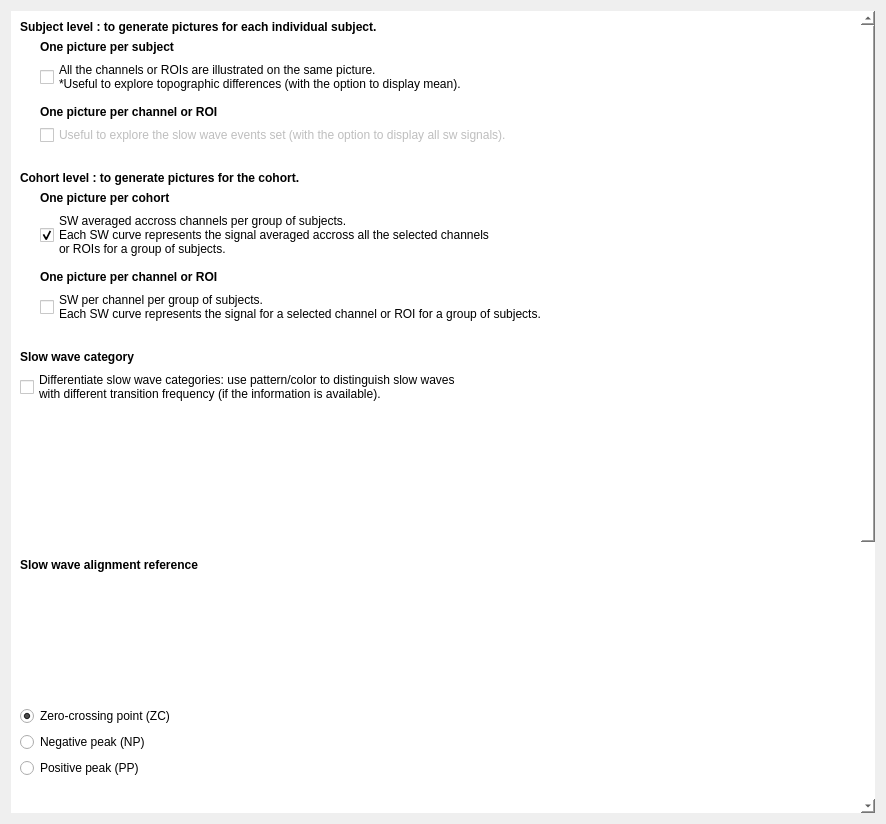
<?xml version="1.0" encoding="UTF-8"?>
<ui version="4.0">
 <class>OutputFiles</class>
 <widget class="QWidget" name="OutputFiles">
  <property name="geometry">
   <rect>
    <x>0</x>
    <y>0</y>
    <width>886</width>
    <height>824</height>
   </rect>
  </property>
  <property name="windowTitle">
   <string/>
  </property>
  <property name="styleSheet">
   <string notr="true">font: 12pt &quot;Roboto&quot;;</string>
  </property>
  <layout class="QVBoxLayout" name="verticalLayout_5">
   <item>
    <widget class="QScrollArea" name="scrollArea">
     <property name="sizePolicy">
      <sizepolicy hsizetype="Expanding" vsizetype="Expanding">
       <horstretch>0</horstretch>
       <verstretch>0</verstretch>
      </sizepolicy>
     </property>
     <property name="minimumSize">
      <size>
       <width>0</width>
       <height>0</height>
      </size>
     </property>
     <property name="maximumSize">
      <size>
       <width>16777215</width>
       <height>16777215</height>
      </size>
     </property>
     <property name="styleSheet">
      <string notr="true">background-color: rgb(255, 255, 255);</string>
     </property>
     <property name="frameShape">
      <enum>QFrame::Shape::NoFrame</enum>
     </property>
     <property name="frameShadow">
      <enum>QFrame::Shadow::Plain</enum>
     </property>
     <property name="lineWidth">
      <number>0</number>
     </property>
     <property name="verticalScrollBarPolicy">
      <enum>Qt::ScrollBarPolicy::ScrollBarAlwaysOn</enum>
     </property>
     <property name="horizontalScrollBarPolicy">
      <enum>Qt::ScrollBarPolicy::ScrollBarAlwaysOff</enum>
     </property>
     <property name="widgetResizable">
      <bool>true</bool>
     </property>
     <property name="alignment">
      <set>Qt::AlignmentFlag::AlignLeading|Qt::AlignmentFlag::AlignLeft|Qt::AlignmentFlag::AlignTop</set>
     </property>
     <widget class="QWidget" name="scrollAreaWidgetContents">
      <property name="geometry">
       <rect>
        <x>0</x>
        <y>0</y>
        <width>862</width>
        <height>1200</height>
       </rect>
      </property>
      <property name="sizePolicy">
       <sizepolicy hsizetype="Preferred" vsizetype="Maximum">
        <horstretch>0</horstretch>
        <verstretch>1</verstretch>
       </sizepolicy>
      </property>
      <property name="minimumSize">
       <size>
        <width>862</width>
        <height>1200</height>
       </size>
      </property>
      <property name="maximumSize">
       <size>
        <width>900</width>
        <height>1200</height>
       </size>
      </property>
      <property name="layoutDirection">
       <enum>Qt::LayoutDirection::LeftToRight</enum>
      </property>
      <layout class="QVBoxLayout" name="verticalLayout_8">
       <item>
        <layout class="QVBoxLayout" name="verticalLayout_10">
         <item>
          <widget class="QLabel" name="label_3">
           <property name="text">
            <string>&lt;html&gt;&lt;head/&gt;&lt;body&gt;&lt;p&gt;&lt;span style=&quot; font-weight:600;&quot;&gt;Subject level : to generate pictures for each individual subject.&lt;/span&gt;&lt;/p&gt;&lt;/body&gt;&lt;/html&gt;</string>
           </property>
          </widget>
         </item>
         <item>
          <layout class="QHBoxLayout" name="horizontalLayout">
           <item>
            <spacer name="horizontalSpacer_2">
             <property name="orientation">
              <enum>Qt::Orientation::Horizontal</enum>
             </property>
             <property name="sizeType">
              <enum>QSizePolicy::Policy::Fixed</enum>
             </property>
             <property name="sizeHint" stdset="0">
              <size>
               <width>20</width>
               <height>20</height>
              </size>
             </property>
            </spacer>
           </item>
           <item>
            <layout class="QVBoxLayout" name="verticalLayout">
             <item>
              <widget class="QLabel" name="label_9">
               <property name="text">
                <string>&lt;html&gt;&lt;head/&gt;&lt;body&gt;&lt;p&gt;&lt;span style=&quot; font-weight:600;&quot;&gt;One picture per subject&lt;/span&gt;&lt;/p&gt;&lt;/body&gt;&lt;/html&gt;</string>
               </property>
              </widget>
             </item>
             <item>
              <widget class="QCheckBox" name="checkBox_subject_avg">
               <property name="toolTip">
                <string>Check the display option 'MEAN' in order to check this option.</string>
               </property>
               <property name="text">
                <string>All the channels or ROIs are illustrated on the same picture.
*Useful to explore topographic differences (with the option to display mean).</string>
               </property>
              </widget>
             </item>
             <item>
              <spacer name="verticalSpacer_6">
               <property name="orientation">
                <enum>Qt::Orientation::Vertical</enum>
               </property>
               <property name="sizeType">
                <enum>QSizePolicy::Policy::Fixed</enum>
               </property>
               <property name="sizeHint" stdset="0">
                <size>
                 <width>20</width>
                 <height>5</height>
                </size>
               </property>
              </spacer>
             </item>
             <item>
              <widget class="QLabel" name="label_10">
               <property name="text">
                <string>&lt;html&gt;&lt;head/&gt;&lt;body&gt;&lt;p&gt;&lt;span style=&quot; font-weight:600;&quot;&gt;One picture per channel or ROI&lt;/span&gt;&lt;/p&gt;&lt;/body&gt;&lt;/html&gt;</string>
               </property>
              </widget>
             </item>
             <item>
              <widget class="QCheckBox" name="checkBox_subject_sel">
               <property name="enabled">
                <bool>false</bool>
               </property>
               <property name="toolTip">
                <string>Check the display option 'Display all the SW' in order to check this option.</string>
               </property>
               <property name="text">
                <string>Useful to explore the slow wave events set (with the option to display all sw signals).</string>
               </property>
              </widget>
             </item>
            </layout>
           </item>
          </layout>
         </item>
        </layout>
       </item>
       <item>
        <spacer name="verticalSpacer_3">
         <property name="orientation">
          <enum>Qt::Orientation::Vertical</enum>
         </property>
         <property name="sizeType">
          <enum>QSizePolicy::Policy::Fixed</enum>
         </property>
         <property name="sizeHint" stdset="0">
          <size>
           <width>20</width>
           <height>20</height>
          </size>
         </property>
        </spacer>
       </item>
       <item>
        <layout class="QVBoxLayout" name="verticalLayout_11">
         <property name="sizeConstraint">
          <enum>QLayout::SizeConstraint::SetNoConstraint</enum>
         </property>
         <item>
          <widget class="QLabel" name="label_2">
           <property name="text">
            <string>&lt;html&gt;&lt;head/&gt;&lt;body&gt;&lt;p&gt;&lt;span style=&quot; font-weight:600;&quot;&gt;Cohort level : to generate pictures for the cohort.&lt;/span&gt;&lt;/p&gt;&lt;/body&gt;&lt;/html&gt;</string>
           </property>
          </widget>
         </item>
         <item>
          <layout class="QHBoxLayout" name="horizontalLayout_2">
           <item>
            <spacer name="horizontalSpacer">
             <property name="orientation">
              <enum>Qt::Orientation::Horizontal</enum>
             </property>
             <property name="sizeType">
              <enum>QSizePolicy::Policy::Fixed</enum>
             </property>
             <property name="sizeHint" stdset="0">
              <size>
               <width>20</width>
               <height>20</height>
              </size>
             </property>
            </spacer>
           </item>
           <item>
            <layout class="QVBoxLayout" name="verticalLayout_2">
             <item>
              <widget class="QLabel" name="label_11">
               <property name="text">
                <string>&lt;html&gt;&lt;head/&gt;&lt;body&gt;&lt;p&gt;&lt;span style=&quot; font-weight:600;&quot;&gt;One picture per cohort&lt;/span&gt;&lt;/p&gt;&lt;/body&gt;&lt;/html&gt;</string>
               </property>
              </widget>
             </item>
             <item>
              <widget class="QCheckBox" name="checkBox_cohort_avg">
               <property name="text">
                <string>SW averaged accross channels per group of subjects.
Each SW curve represents the signal averaged accross all the selected channels
or ROIs for a group of subjects.</string>
               </property>
               <property name="checked">
                <bool>true</bool>
               </property>
              </widget>
             </item>
             <item>
              <spacer name="verticalSpacer_7">
               <property name="orientation">
                <enum>Qt::Orientation::Vertical</enum>
               </property>
               <property name="sizeType">
                <enum>QSizePolicy::Policy::Fixed</enum>
               </property>
               <property name="sizeHint" stdset="0">
                <size>
                 <width>20</width>
                 <height>5</height>
                </size>
               </property>
              </spacer>
             </item>
             <item>
              <widget class="QLabel" name="label_12">
               <property name="text">
                <string>&lt;html&gt;&lt;head/&gt;&lt;body&gt;&lt;p&gt;&lt;span style=&quot; font-weight:600;&quot;&gt;One picture per channel or ROI&lt;/span&gt;&lt;/p&gt;&lt;/body&gt;&lt;/html&gt;</string>
               </property>
              </widget>
             </item>
             <item>
              <widget class="QCheckBox" name="checkBox_cohort_sel">
               <property name="text">
                <string>SW per channel per group of subjects.
Each SW curve represents the signal for a selected channel or ROI for a group of subjects.</string>
               </property>
              </widget>
             </item>
            </layout>
           </item>
          </layout>
         </item>
        </layout>
       </item>
       <item>
        <spacer name="verticalSpacer_4">
         <property name="orientation">
          <enum>Qt::Orientation::Vertical</enum>
         </property>
         <property name="sizeType">
          <enum>QSizePolicy::Policy::Fixed</enum>
         </property>
         <property name="sizeHint" stdset="0">
          <size>
           <width>20</width>
           <height>20</height>
          </size>
         </property>
        </spacer>
       </item>
       <item>
        <layout class="QVBoxLayout" name="verticalLayout_7">
         <item>
          <widget class="QLabel" name="label_8">
           <property name="text">
            <string>&lt;html&gt;&lt;head/&gt;&lt;body&gt;&lt;p&gt;&lt;span style=&quot; font-weight:600;&quot;&gt;Slow wave category&lt;/span&gt;&lt;/p&gt;&lt;/body&gt;&lt;/html&gt;</string>
           </property>
          </widget>
         </item>
         <item>
          <widget class="QCheckBox" name="checkBox_category">
           <property name="text">
            <string>Differentiate slow wave categories: use pattern/color to distinguish slow waves
with different transition frequency (if the information is available).</string>
           </property>
          </widget>
         </item>
        </layout>
       </item>
       <item>
        <spacer name="verticalSpacer_8">
         <property name="orientation">
          <enum>Qt::Orientation::Vertical</enum>
         </property>
         <property name="sizeType">
          <enum>QSizePolicy::Policy::Fixed</enum>
         </property>
         <property name="sizeHint" stdset="0">
          <size>
           <width>20</width>
           <height>20</height>
          </size>
         </property>
        </spacer>
       </item>
       <item>
        <layout class="QHBoxLayout" name="horizontalLayout_6">
         <item>
          <layout class="QVBoxLayout" name="verticalLayout_6">
           <item>
            <widget class="QLabel" name="label_6">
             <property name="text">
              <string>&lt;html&gt;&lt;head/&gt;&lt;body&gt;&lt;p&gt;&lt;span style=&quot; font-weight:600;&quot;&gt;Slow wave alignment reference&lt;/span&gt;&lt;/p&gt;&lt;/body&gt;&lt;/html&gt;</string>
             </property>
            </widget>
           </item>
           <item>
            <layout class="QVBoxLayout" name="verticalLayout_4">
             <property name="sizeConstraint">
              <enum>QLayout::SizeConstraint::SetMinimumSize</enum>
             </property>
             <item>
              <widget class="QRadioButton" name="radioButton_zc">
               <property name="text">
                <string>Zero-crossing point (ZC)</string>
               </property>
               <property name="checked">
                <bool>true</bool>
               </property>
               <attribute name="buttonGroup">
                <string notr="true">buttonGroup_align</string>
               </attribute>
              </widget>
             </item>
             <item>
              <widget class="QRadioButton" name="radioButton_np">
               <property name="text">
                <string>Negative peak (NP)</string>
               </property>
               <attribute name="buttonGroup">
                <string notr="true">buttonGroup_align</string>
               </attribute>
              </widget>
             </item>
             <item>
              <widget class="QRadioButton" name="radioButton_pp">
               <property name="text">
                <string>Positive peak (PP)</string>
               </property>
               <attribute name="buttonGroup">
                <string notr="true">buttonGroup_align</string>
               </attribute>
              </widget>
             </item>
             <item>
              <spacer name="verticalSpacer">
               <property name="orientation">
                <enum>Qt::Orientation::Vertical</enum>
               </property>
               <property name="sizeType">
                <enum>QSizePolicy::Policy::Fixed</enum>
               </property>
               <property name="sizeHint" stdset="0">
                <size>
                 <width>20</width>
                 <height>150</height>
                </size>
               </property>
              </spacer>
             </item>
            </layout>
           </item>
          </layout>
         </item>
         <item>
          <layout class="QHBoxLayout" name="horizontalLayout_4">
           <item>
            <spacer name="horizontalSpacer_5">
             <property name="orientation">
              <enum>Qt::Orientation::Horizontal</enum>
             </property>
             <property name="sizeType">
              <enum>QSizePolicy::Policy::Fixed</enum>
             </property>
             <property name="sizeHint" stdset="0">
              <size>
               <width>130</width>
               <height>20</height>
              </size>
             </property>
            </spacer>
           </item>
           <item>
            <widget class="QLabel" name="label_7">
             <property name="sizePolicy">
              <sizepolicy hsizetype="Expanding" vsizetype="Expanding">
               <horstretch>0</horstretch>
               <verstretch>0</verstretch>
              </sizepolicy>
             </property>
             <property name="minimumSize">
              <size>
               <width>0</width>
               <height>250</height>
              </size>
             </property>
             <property name="contextMenuPolicy">
              <enum>Qt::ContextMenuPolicy::NoContextMenu</enum>
             </property>
             <property name="layoutDirection">
              <enum>Qt::LayoutDirection::LeftToRight</enum>
             </property>
             <property name="autoFillBackground">
              <bool>false</bool>
             </property>
             <property name="lineWidth">
              <number>0</number>
             </property>
             <property name="text">
              <string/>
             </property>
             <property name="text"><string/></property>
             <property name="scaledContents">
              <bool>false</bool>
             </property>
             <property name="alignment">
              <set>Qt::AlignmentFlag::AlignCenter</set>
             </property>
             <property name="wordWrap">
              <bool>false</bool>
             </property>
             <property name="margin">
              <number>0</number>
             </property>
             <property name="indent">
              <number>0</number>
             </property>
            </widget>
           </item>
           <item>
            <spacer name="horizontalSpacer_4">
             <property name="orientation">
              <enum>Qt::Orientation::Horizontal</enum>
             </property>
             <property name="sizeType">
              <enum>QSizePolicy::Policy::Expanding</enum>
             </property>
             <property name="sizeHint" stdset="0">
              <size>
               <width>40</width>
               <height>20</height>
              </size>
             </property>
            </spacer>
           </item>
          </layout>
         </item>
        </layout>
       </item>
       <item>
        <spacer name="verticalSpacer_9">
         <property name="orientation">
          <enum>Qt::Orientation::Vertical</enum>
         </property>
         <property name="sizeType">
          <enum>QSizePolicy::Policy::Fixed</enum>
         </property>
         <property name="sizeHint" stdset="0">
          <size>
           <width>20</width>
           <height>20</height>
          </size>
         </property>
        </spacer>
       </item>
       <item>
        <layout class="QVBoxLayout" name="verticalLayout_3">
         <item>
          <widget class="QLabel" name="label">
           <property name="text">
            <string>&lt;html&gt;&lt;head/&gt;&lt;body&gt;&lt;p&gt;&lt;span style=&quot; font-weight:600;&quot;&gt;Display Options&lt;/span&gt;&lt;/p&gt;&lt;/body&gt;&lt;/html&gt;</string>
           </property>
          </widget>
         </item>
         <item>
          <widget class="QRadioButton" name="radioButton_all">
           <property name="text">
            <string>Display all the SW signal curves on the picture.</string>
           </property>
           <attribute name="buttonGroup">
            <string notr="true">buttonGroup_mean</string>
           </attribute>
          </widget>
         </item>
         <item>
          <widget class="QRadioButton" name="radioButton_mean">
           <property name="text">
            <string>MEAN : Display only the mean SW curve</string>
           </property>
           <attribute name="buttonGroup">
            <string notr="true">buttonGroup_mean</string>
           </attribute>
          </widget>
         </item>
         <item>
          <widget class="QRadioButton" name="radioButton_meanstd">
           <property name="sizePolicy">
            <sizepolicy hsizetype="Minimum" vsizetype="Fixed">
             <horstretch>0</horstretch>
             <verstretch>0</verstretch>
            </sizepolicy>
           </property>
           <property name="minimumSize">
            <size>
             <width>0</width>
             <height>0</height>
            </size>
           </property>
           <property name="text">
            <string>MEAN + STD : Display the mean SW curve in bold line
and the SW curve standard deviation in gray shaded area.</string>
           </property>
           <property name="checked">
            <bool>true</bool>
           </property>
           <attribute name="buttonGroup">
            <string notr="true">buttonGroup_mean</string>
           </attribute>
          </widget>
         </item>
         <item>
          <widget class="QCheckBox" name="checkBox_inverse">
           <property name="text">
            <string>Inverse the SW signal curves to display negative up.</string>
           </property>
          </widget>
         </item>
         <item>
          <layout class="QHBoxLayout" name="horizontalLayout_5">
           <item>
            <widget class="QCheckBox" name="checkBox_force_axis">
             <property name="toolTip">
              <string>Enable this option for consistent axes across all pictures and define the axes limits. Otherwise, the axes are automatically determined based on the data.</string>
             </property>
             <property name="text">
              <string>Force axis limits</string>
             </property>
            </widget>
           </item>
           <item>
            <widget class="QLabel" name="label_13">
             <property name="text">
              <string>x-min:</string>
             </property>
             <property name="alignment">
              <set>Qt::AlignmentFlag::AlignRight|Qt::AlignmentFlag::AlignTrailing|Qt::AlignmentFlag::AlignVCenter</set>
             </property>
            </widget>
           </item>
           <item>
            <widget class="QDoubleSpinBox" name="doubleSpinBox_xmin">
             <property name="enabled">
              <bool>false</bool>
             </property>
             <property name="minimum">
              <double>-5.000000000000000</double>
             </property>
             <property name="maximum">
              <double>5.000000000000000</double>
             </property>
             <property name="singleStep">
              <double>0.500000000000000</double>
             </property>
            </widget>
           </item>
           <item>
            <widget class="QLabel" name="label_14">
             <property name="text">
              <string>x-max:</string>
             </property>
             <property name="alignment">
              <set>Qt::AlignmentFlag::AlignRight|Qt::AlignmentFlag::AlignTrailing|Qt::AlignmentFlag::AlignVCenter</set>
             </property>
            </widget>
           </item>
           <item>
            <widget class="QDoubleSpinBox" name="doubleSpinBox_xmax">
             <property name="enabled">
              <bool>false</bool>
             </property>
             <property name="minimum">
              <double>-5.000000000000000</double>
             </property>
             <property name="maximum">
              <double>5.000000000000000</double>
             </property>
             <property name="singleStep">
              <double>0.500000000000000</double>
             </property>
            </widget>
           </item>
           <item>
            <widget class="QLabel" name="label_15">
             <property name="text">
              <string>y-min:</string>
             </property>
             <property name="alignment">
              <set>Qt::AlignmentFlag::AlignRight|Qt::AlignmentFlag::AlignTrailing|Qt::AlignmentFlag::AlignVCenter</set>
             </property>
            </widget>
           </item>
           <item>
            <widget class="QDoubleSpinBox" name="doubleSpinBox_ymin">
             <property name="enabled">
              <bool>false</bool>
             </property>
             <property name="minimum">
              <double>-500.000000000000000</double>
             </property>
             <property name="maximum">
              <double>500.000000000000000</double>
             </property>
             <property name="singleStep">
              <double>50.000000000000000</double>
             </property>
            </widget>
           </item>
           <item>
            <widget class="QLabel" name="label_16">
             <property name="text">
              <string>y-max:</string>
             </property>
             <property name="alignment">
              <set>Qt::AlignmentFlag::AlignRight|Qt::AlignmentFlag::AlignTrailing|Qt::AlignmentFlag::AlignVCenter</set>
             </property>
            </widget>
           </item>
           <item>
            <widget class="QDoubleSpinBox" name="doubleSpinBox_ymax">
             <property name="enabled">
              <bool>false</bool>
             </property>
             <property name="minimum">
              <double>-500.000000000000000</double>
             </property>
             <property name="maximum">
              <double>500.000000000000000</double>
             </property>
             <property name="singleStep">
              <double>50.000000000000000</double>
             </property>
            </widget>
           </item>
          </layout>
         </item>
        </layout>
       </item>
       <item>
        <spacer name="verticalSpacer_5">
         <property name="orientation">
          <enum>Qt::Orientation::Vertical</enum>
         </property>
         <property name="sizeType">
          <enum>QSizePolicy::Policy::Fixed</enum>
         </property>
         <property name="sizeHint" stdset="0">
          <size>
           <width>20</width>
           <height>20</height>
          </size>
         </property>
        </spacer>
       </item>
       <item>
        <layout class="QVBoxLayout" name="verticalLayout_9">
         <item>
          <widget class="QLabel" name="label_4">
           <property name="text">
            <string>&lt;html&gt;&lt;head/&gt;&lt;body&gt;&lt;p&gt;&lt;span style=&quot; font-weight:600;&quot;&gt;Ouput folder to save pictures&lt;/span&gt;&lt;/p&gt;&lt;/body&gt;&lt;/html&gt;</string>
           </property>
          </widget>
         </item>
         <item>
          <layout class="QHBoxLayout" name="horizontalLayout_3">
           <item>
            <widget class="QLineEdit" name="lineEdit_output">
             <property name="minimumSize">
              <size>
               <width>0</width>
               <height>0</height>
              </size>
             </property>
             <property name="maximumSize">
              <size>
               <width>900</width>
               <height>16777215</height>
              </size>
             </property>
             <property name="alignment">
              <set>Qt::AlignmentFlag::AlignRight|Qt::AlignmentFlag::AlignTrailing|Qt::AlignmentFlag::AlignVCenter</set>
             </property>
             <property name="placeholderText">
              <string>Select the folder where the pictures will be saved.</string>
             </property>
            </widget>
           </item>
           <item>
            <widget class="QPushButton" name="pushButton_choose">
             <property name="minimumSize">
              <size>
               <width>80</width>
               <height>0</height>
              </size>
             </property>
             <property name="maximumSize">
              <size>
               <width>50</width>
               <height>16777215</height>
              </size>
             </property>
             <property name="text">
              <string>Choose</string>
             </property>
            </widget>
           </item>
           <item>
            <spacer name="horizontalSpacer_3">
             <property name="orientation">
              <enum>Qt::Orientation::Horizontal</enum>
             </property>
             <property name="sizeType">
              <enum>QSizePolicy::Policy::Expanding</enum>
             </property>
             <property name="sizeHint" stdset="0">
              <size>
               <width>40</width>
               <height>20</height>
              </size>
             </property>
            </spacer>
           </item>
          </layout>
         </item>
         <item>
          <widget class="QLabel" name="label_5">
           <property name="text">
            <string>Pictures are identified with the basename of the PSG recording and\or channel label.</string>
           </property>
          </widget>
         </item>
        </layout>
       </item>
      </layout>
     </widget>
    </widget>
   </item>
  </layout>
 </widget>
 <resources>
  <include location="../../../../../snooz-toolbox/src/main/python/ui/themes/themes.qrc"/>
   </resources>
 <connections>
  <connection>
   <sender>pushButton_choose</sender>
   <signal>clicked()</signal>
   <receiver>OutputFiles</receiver>
   <slot>choose_slot()</slot>
   <hints>
    <hint type="sourcelabel">
     <x>677</x>
     <y>421</y>
    </hint>
    <hint type="destinationlabel">
     <x>624</x>
     <y>308</y>
    </hint>
   </hints>
  </connection>
  <connection>
   <sender>checkBox_cohort_avg</sender>
   <signal>clicked()</signal>
   <receiver>OutputFiles</receiver>
   <slot>out_options_slot()</slot>
   <hints>
    <hint type="sourcelabel">
     <x>459</x>
     <y>228</y>
    </hint>
    <hint type="destinationlabel">
     <x>446</x>
     <y>312</y>
    </hint>
   </hints>
  </connection>
  <connection>
   <sender>checkBox_cohort_sel</sender>
   <signal>clicked()</signal>
   <receiver>OutputFiles</receiver>
   <slot>out_options_slot()</slot>
   <hints>
    <hint type="sourcelabel">
     <x>459</x>
     <y>286</y>
    </hint>
    <hint type="destinationlabel">
     <x>446</x>
     <y>312</y>
    </hint>
   </hints>
  </connection>
  <connection>
   <sender>checkBox_subject_avg</sender>
   <signal>clicked()</signal>
   <receiver>OutputFiles</receiver>
   <slot>out_options_slot()</slot>
   <hints>
    <hint type="sourcelabel">
     <x>459</x>
     <y>58</y>
    </hint>
    <hint type="destinationlabel">
     <x>446</x>
     <y>312</y>
    </hint>
   </hints>
  </connection>
  <connection>
   <sender>checkBox_subject_sel</sender>
   <signal>clicked()</signal>
   <receiver>OutputFiles</receiver>
   <slot>out_options_slot()</slot>
   <hints>
    <hint type="sourcelabel">
     <x>459</x>
     <y>124</y>
    </hint>
    <hint type="destinationlabel">
     <x>446</x>
     <y>312</y>
    </hint>
   </hints>
  </connection>
  <connection>
   <sender>buttonGroup_align</sender>
   <signal>buttonClicked(QAbstractButton*)</signal>
   <receiver>OutputFiles</receiver>
   <slot>out_options_slot()</slot>
   <hints>
    <hint type="sourcelabel">
     <x>-1</x>
     <y>-1</y>
    </hint>
    <hint type="destinationlabel">
     <x>469</x>
     <y>496</y>
    </hint>
   </hints>
  </connection>
  <connection>
   <sender>buttonGroup_mean</sender>
   <signal>buttonClicked(QAbstractButton*)</signal>
   <receiver>OutputFiles</receiver>
   <slot>out_options_slot()</slot>
   <hints>
    <hint type="sourcelabel">
     <x>-1</x>
     <y>-1</y>
    </hint>
    <hint type="destinationlabel">
     <x>445</x>
     <y>496</y>
    </hint>
   </hints>
  </connection>
  <connection>
   <sender>checkBox_force_axis</sender>
   <signal>clicked()</signal>
   <receiver>OutputFiles</receiver>
   <slot>out_options_slot()</slot>
   <hints>
    <hint type="sourcelabel">
     <x>77</x>
     <y>902</y>
    </hint>
    <hint type="destinationlabel">
     <x>447</x>
     <y>561</y>
    </hint>
   </hints>
  </connection>
 </connections>
 <slots>
  <slot>choose_slot()</slot>
  <slot>out_options_slot()</slot>
 </slots>
 <buttongroups>
  <buttongroup name="buttonGroup_align"/>
  <buttongroup name="buttonGroup_mean"/>
 </buttongroups>
</ui>
